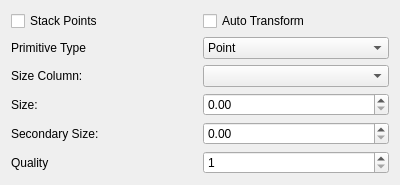
<ui version="4.0" >
 <class>PointWidget</class>
 <widget class="QWidget" name="PointWidget" >
  <property name="geometry" >
   <rect>
    <x>0</x>
    <y>0</y>
    <width>400</width>
    <height>178</height>
   </rect>
  </property>
  <property name="windowTitle" >
   <string>PointWidget</string>
  </property>
  <layout class="QVBoxLayout" >
   <item>
    <layout class="QHBoxLayout" >
     <item>
      <widget class="QCheckBox" name="_stackPoints" >
       <property name="text" >
        <string>Stack Points</string>
       </property>
      </widget>
     </item>
     <item>
      <widget class="QCheckBox" name="_autoTransform" >
       <property name="text" >
        <string>Auto Transform</string>
       </property>
      </widget>
     </item>
    </layout>
   </item>
   <item>
    <layout class="QHBoxLayout" >
     <item>
      <widget class="QLabel" name="label_5" >
       <property name="text" >
        <string>Primitive Type</string>
       </property>
      </widget>
     </item>
     <item>
      <widget class="QComboBox" name="_primitiveType" >
       <item>
        <property name="text" >
         <string>Point</string>
        </property>
       </item>
       <item>
        <property name="text" >
         <string>Sphere</string>
        </property>
       </item>
       <item>
        <property name="text" >
         <string>Cone</string>
        </property>
       </item>
       <item>
        <property name="text" >
         <string>Disk</string>
        </property>
       </item>
       <item>
        <property name="text" >
         <string>Cube</string>
        </property>
       </item>
       <item>
        <property name="text" >
         <string>Inverted Cone</string>
        </property>
       </item>
       <item>
        <property name="text" >
         <string>Cylinder</string>
        </property>
       </item>
      </widget>
     </item>
    </layout>
   </item>
   <item>
    <layout class="QHBoxLayout" >
     <item>
      <widget class="QLabel" name="label_4" >
       <property name="text" >
        <string>Size Column:</string>
       </property>
      </widget>
     </item>
     <item>
      <widget class="QComboBox" name="_sizeColumn" />
     </item>
    </layout>
   </item>
   <item>
    <layout class="QHBoxLayout" >
     <item>
      <widget class="QLabel" name="label" >
       <property name="text" >
        <string>Size:</string>
       </property>
      </widget>
     </item>
     <item>
      <widget class="QDoubleSpinBox" name="_size" />
     </item>
    </layout>
   </item>
   <item>
    <layout class="QHBoxLayout" >
     <item>
      <widget class="QLabel" name="label_2" >
       <property name="text" >
        <string>Secondary Size:</string>
       </property>
      </widget>
     </item>
     <item>
      <widget class="QDoubleSpinBox" name="_secondarySize" />
     </item>
    </layout>
   </item>
   <item>
    <layout class="QHBoxLayout" >
     <item>
      <widget class="QLabel" name="label_3" >
       <property name="text" >
        <string>Quality</string>
       </property>
      </widget>
     </item>
     <item>
      <widget class="QSpinBox" name="_quality" >
       <property name="minimum" >
        <number>1</number>
       </property>
       <property name="maximum" >
        <number>100</number>
       </property>
      </widget>
     </item>
    </layout>
   </item>
  </layout>
 </widget>
 <resources/>
 <connections/>
</ui>
